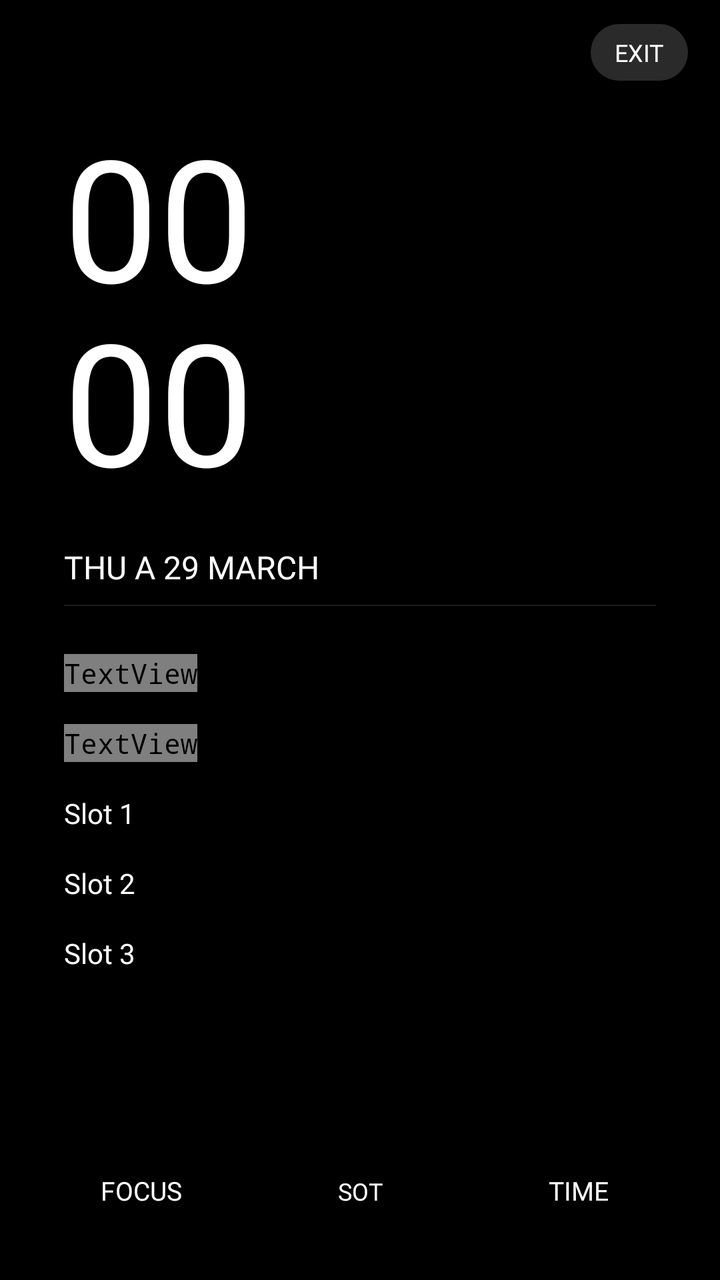
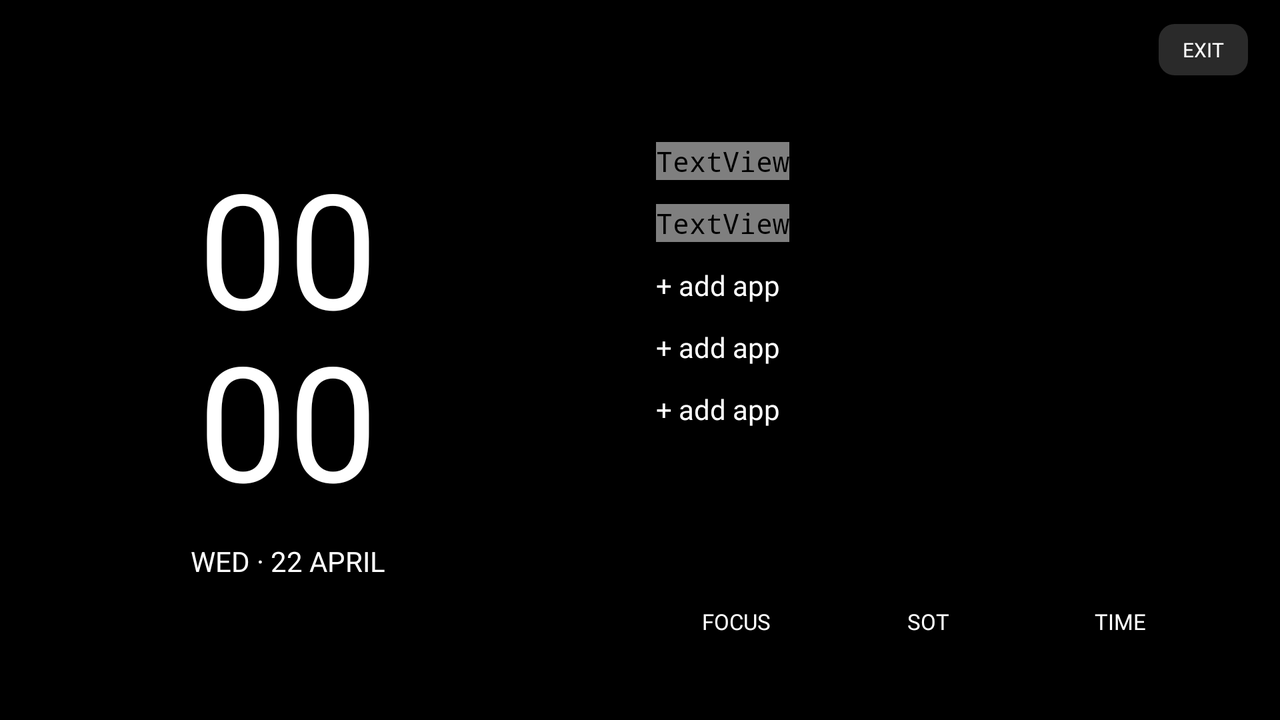

The same Android screen from two of the app's own layout files: first res/layout/ as a phone draws it, then the repository's variant for another configuration, drawn on a device whose configuration selects that folder. Both files follow.
<!-- AndroidManifest.xml: application theme Theme.MinimalistLauncher -->
<!-- res/layout/activity_main.xml -->
<?xml version="1.0" encoding="utf-8"?>
<androidx.constraintlayout.widget.ConstraintLayout
    xmlns:android="http://schemas.android.com/apk/res/android"
    xmlns:app="http://schemas.android.com/apk/res-auto"
    android:layout_width="match_parent"
    android:layout_height="match_parent"
    android:background="#000000"
    android:animateLayoutChanges="true">


    <androidx.constraintlayout.widget.Guideline
        android:id="@+id/guideTop"
        android:layout_width="wrap_content"
        android:layout_height="wrap_content"
        android:orientation="horizontal"
        app:layout_constraintGuide_percent="0.08"/>

    <androidx.constraintlayout.widget.Guideline
        android:id="@+id/guideBottom"
        android:layout_width="wrap_content"
        android:layout_height="wrap_content"
        android:orientation="horizontal"
        app:layout_constraintGuide_percent="0.92"/>

    <TextView
        android:id="@+id/btnExit"
        android:layout_width="wrap_content"
        android:layout_height="wrap_content"
        android:layout_marginEnd="16dp"
        android:layout_marginTop="12dp"
        android:paddingHorizontal="12dp"
        android:paddingVertical="6dp"
        android:background="@drawable/bg_pill"
        android:fontFamily="@font/plus_jakarta_sans_medium"

        android:text="EXIT"
        android:textColor="@color/white"

        android:textSize="12sp"
        android:tag="fixed_size"
        app:layout_constraintEnd_toEndOf="parent"
        app:layout_constraintTop_toTopOf="parent" />

    <TextView
        android:id="@+id/tvTime"
        android:tag="fixed_size"
        android:layout_width="wrap_content"
        android:layout_height="wrap_content"
        android:fontFamily="@font/plus_jakarta_sans_light"
        android:lineSpacingExtra="-8dp"
        android:text="00\n00"
        android:textColor="@color/white"
        android:textSize="85sp"
        android:gravity="center"
        android:fontFeatureSettings="tnum"
        app:layout_constraintStart_toStartOf="parent"
        app:layout_constraintEnd_toEndOf="parent"
        app:layout_constraintHorizontal_bias="0.12"
        app:layout_constraintTop_toBottomOf="@id/guideTop" />

    <TextView
        android:id="@+id/tvDate"
        android:tag="fixed_size"
        android:layout_width="wrap_content"
        android:layout_height="wrap_content"
        android:layout_marginStart="32dp"
        android:layout_marginTop="16dp"
        android:fontFamily="@font/plus_jakarta_sans"

        android:text="THU A 29 MARCH"
        android:textColor="#ffffff"
        android:textSize="16sp"
        android:alpha="1.0"
        app:layout_constraintStart_toStartOf="parent"
        app:layout_constraintTop_toBottomOf="@id/tvTime" />

    <View
        android:id="@+id/dateDivider"
        android:layout_width="0dp"
        android:layout_height="0.5dp"
        android:layout_marginStart="32dp"
        android:layout_marginTop="8dp"
        android:layout_marginEnd="32dp"
        android:background="@color/grey_1a1a1a"
        app:layout_constraintEnd_toEndOf="parent"
        app:layout_constraintStart_toStartOf="parent"
        app:layout_constraintTop_toBottomOf="@id/tvDate" />

    <TextView
        android:id="@+id/tvSOT"
        android:layout_width="wrap_content"
        android:layout_height="wrap_content"
        android:layout_marginStart="32dp"
        android:layout_marginTop="16dp"
        android:fontFamily="@font/plus_jakarta_sans"
        android:text="0m screen time"
        android:textColor="@color/text_secondary"
        android:tag="fixed_size"
        android:textSize="12sp"
        android:visibility="gone"
        app:layout_constraintStart_toStartOf="parent"
        app:layout_constraintTop_toBottomOf="@id/dateDivider" />

    <LinearLayout
        android:id="@+id/appList"
        android:layout_width="0dp"
        android:layout_height="0dp"
        android:layout_marginStart="32dp"
        android:layout_marginTop="24dp"
        android:layout_marginEnd="32dp"
        android:orientation="vertical"
        app:layout_constraintTop_toBottomOf="@id/tvSOT"
        app:layout_constraintBottom_toTopOf="@id/guideBottom"
        app:layout_constraintStart_toStartOf="parent"
        app:layout_constraintEnd_toEndOf="parent">

        <TextView
            android:id="@+id/tvAppPhone"
            android:layout_width="wrap_content"
            android:layout_height="wrap_content"
            android:layout_marginBottom="16dp"
            android:fontFamily="@font/plus_jakarta_sans_medium"
            android:tag="fixed_size"
            android:text="Phone"
            android:textColor="@color/text_secondary"

            android:textSize="14sp" />

        <TextView
            android:id="@+id/tvAppCamera"
            android:layout_width="wrap_content"
            android:layout_height="wrap_content"
            android:layout_marginBottom="16dp"
            android:fontFamily="@font/plus_jakarta_sans_medium"
            android:tag="fixed_size"
            android:text="Camera"
            android:textColor="@color/text_secondary"

            android:textSize="14sp" />

        <TextView
            android:id="@+id/tvAppSlot1"
            android:layout_width="wrap_content"
            android:layout_height="wrap_content"
            android:layout_marginBottom="16dp"
            android:fontFamily="@font/plus_jakarta_sans_medium"
            android:tag="fixed_size"
            android:text="Slot 1"
            android:textColor="@color/white"
            android:textSize="14sp" />

        <TextView
            android:id="@+id/tvAppSlot2"
            android:layout_width="wrap_content"
            android:layout_height="wrap_content"
            android:layout_marginBottom="16dp"
            android:fontFamily="@font/plus_jakarta_sans_medium"
            android:tag="fixed_size"
            android:text="Slot 2"
            android:textColor="@color/white"
            android:textSize="14sp" />

        <TextView
            android:id="@+id/tvAppSlot3"
            android:layout_width="wrap_content"
            android:layout_height="wrap_content"
            android:layout_marginBottom="16dp"
            android:fontFamily="@font/plus_jakarta_sans_medium"
            android:tag="fixed_size"
            android:text="Slot 3"
            android:textColor="@color/white"

            android:textSize="14sp" />
    </LinearLayout>

    <LinearLayout
        android:id="@+id/bottomBar"
        android:layout_width="0dp"
        android:layout_height="wrap_content"
        android:layout_marginBottom="16dp"
        android:orientation="horizontal"
        app:layout_constraintBottom_toBottomOf="parent"
        app:layout_constraintStart_toStartOf="parent"
        app:layout_constraintEnd_toEndOf="parent"
        android:background="@drawable/bg_card_premium"
        android:layout_marginHorizontal="16dp"
        android:paddingVertical="4dp">


        <TextView
            android:id="@+id/btnFocus"
            android:layout_width="0dp"
            android:layout_height="wrap_content"
            android:layout_weight="1"
            android:fontFamily="@font/plus_jakarta_sans_medium"

            android:gravity="center"
            android:padding="16dp"
            android:text="FOCUS"
            android:textColor="@color/white"
            android:textSize="13sp"

            android:tag="fixed_size" />



        <TextView
            android:id="@+id/btnSot"
            android:layout_width="0dp"
            android:layout_height="wrap_content"
            android:layout_weight="1"
            android:fontFamily="@font/plus_jakarta_sans_medium"

            android:gravity="center"
            android:padding="16dp"
            android:text="SOT"
            android:textColor="@color/white"
            android:textSize="12sp"

            android:tag="fixed_size" />



        <TextView
            android:id="@+id/btnTime"
            android:layout_width="0dp"
            android:layout_height="wrap_content"
            android:layout_weight="1"
            android:fontFamily="@font/plus_jakarta_sans_medium"

            android:gravity="center"
            android:padding="16dp"
            android:text="TIME"
            android:textColor="@color/white"
            android:textSize="13sp"

            android:tag="fixed_size" />
    </LinearLayout>

    <FrameLayout
        android:id="@+id/fullscreenTimeOverlay"
        android:layout_width="match_parent"
        android:layout_height="match_parent"
        android:background="#000000"
        android:visibility="gone"
        android:clickable="true"
        android:focusable="true">
        <LinearLayout
            android:layout_width="wrap_content"
            android:layout_height="wrap_content"
            android:layout_gravity="center"
            android:orientation="vertical"
            android:gravity="center">
            
            <TextView
                android:id="@+id/tvFullscreenTime"
                android:layout_width="wrap_content"
                android:layout_height="wrap_content"
                android:fontFamily="@font/plus_jakarta_sans_light"
                android:lineSpacingExtra="-20dp"
                android:text="00\n00"
                android:textColor="#FFFFFF"
                android:textSize="140sp"
                android:gravity="center"
                android:fontFeatureSettings="tnum"
                android:tag="fixed_size" />
                
            <TextView
                android:id="@+id/tvFullscreenDate"
                android:layout_width="wrap_content"
                android:layout_height="wrap_content"
                android:layout_marginTop="16dp"
                android:fontFamily="@font/plus_jakarta_sans_medium"
                android:text="DATE"
                android:textColor="#AAAAAA"
                android:textSize="18sp"
                android:tag="fixed_size" />
        </LinearLayout>
    </FrameLayout>

</androidx.constraintlayout.widget.ConstraintLayout>
<!-- resources referenced by this layout -->
<resources>
  <color name="grey_1a1a1a">#1a1a1a</color>
  <color name="white">#FFFFFF</color>
  <!-- drawable bg_pill (drawable) -->
  <?xml version="1.0" encoding="utf-8"?>
  <ripple xmlns:android="http://schemas.android.com/apk/res/android"
      android:color="#40FFFFFF">
      <item>
          <shape android:shape="rectangle">
              <solid android:color="@color/grey_2a2a2a" />
              <corners android:radius="100dp" />
          </shape>
      </item>
  </ripple>
  <style name="Theme.MinimalistLauncher" parent="Theme.AppCompat.NoActionBar">
          <item name="colorPrimary">#000000</item>
          <item name="colorPrimaryDark">#000000</item>
          <item name="colorAccent">#FFFFFF</item>
          <item name="android:windowBackground">#000000</item>
          <item name="android:textColor">#FFFFFF</item>
          <item name="android:fontFamily">monospace</item>
          <item name="android:windowDrawsSystemBarBackgrounds">true</item>
          <item name="android:statusBarColor">#000000</item>
          <item name="android:navigationBarColor">#000000</item>
      </style>
  <color name="grey_2a2a2a">#2a2a2a</color>
</resources>
<!-- res/layout-land/activity_main.xml (the repository's variant of the layout above) -->
<!-- drawn on the phone turned sideways -->
<?xml version="1.0" encoding="utf-8"?>
<androidx.constraintlayout.widget.ConstraintLayout
    xmlns:android="http://schemas.android.com/apk/res/android"
    xmlns:app="http://schemas.android.com/apk/res-auto"
    android:layout_width="match_parent"
    android:layout_height="match_parent"
    android:background="#000000"
    android:animateLayoutChanges="true">

    <androidx.constraintlayout.widget.Guideline
        android:id="@+id/guideCenter"
        android:layout_width="wrap_content"
        android:layout_height="wrap_content"
        android:orientation="vertical"
        app:layout_constraintGuide_percent="0.45"/>

    <TextView
        android:id="@+id/btnExit"
        android:layout_width="wrap_content"
        android:layout_height="wrap_content"
        android:layout_marginEnd="16dp"
        android:layout_marginTop="12dp"
        android:paddingHorizontal="12dp"
        android:paddingVertical="6dp"
        android:background="@drawable/bg_exit"
        android:fontFamily="@font/plus_jakarta_sans_medium"
        android:text="EXIT"
        android:textColor="@color/white"
        android:textSize="10sp"
        app:layout_constraintEnd_toEndOf="parent"
        app:layout_constraintTop_toTopOf="parent" />

    <LinearLayout
        android:id="@+id/timeContainer"
        android:layout_width="0dp"
        android:layout_height="wrap_content"
        android:orientation="vertical"
        android:gravity="center"
        app:layout_constraintStart_toStartOf="parent"
        app:layout_constraintEnd_toStartOf="@id/guideCenter"
        app:layout_constraintTop_toTopOf="parent"
        app:layout_constraintBottom_toBottomOf="parent">

        <TextView
            android:id="@+id/tvTime"
            android:layout_width="wrap_content"
            android:layout_height="wrap_content"
            android:fontFamily="@font/plus_jakarta_sans_light"
            android:lineSpacingExtra="-8dp"
            android:text="00\n00"
            android:textColor="@color/white"
            android:textSize="80sp"
            android:gravity="center"
            android:fontFeatureSettings="tnum" />

        <TextView
            android:id="@+id/tvDate"
            android:layout_width="wrap_content"
            android:layout_height="wrap_content"
            android:layout_marginTop="8dp"
            android:fontFamily="@font/plus_jakarta_sans"
            android:text="WED · 22 APRIL"
            android:textColor="#ffffff"
            android:textSize="14sp" />
    </LinearLayout>

    <LinearLayout
        android:id="@+id/appList"
        android:layout_width="0dp"
        android:layout_height="0dp"
        android:layout_marginStart="40dp"
        android:layout_marginEnd="40dp"
        android:orientation="vertical"
        android:gravity="start|center_vertical"
        app:layout_constraintStart_toEndOf="@id/guideCenter"
        app:layout_constraintEnd_toEndOf="parent"
        app:layout_constraintTop_toTopOf="parent"
        app:layout_constraintBottom_toTopOf="@id/bottomBar">

        <TextView
            android:id="@+id/tvAppPhone"
            android:layout_width="wrap_content"
            android:layout_height="wrap_content"
            android:layout_marginBottom="12dp"
            android:fontFamily="@font/plus_jakarta_sans_medium"
            android:text="Phone"
            android:textColor="@color/text_secondary"
            android:textSize="14sp" />

        <TextView
            android:id="@+id/tvAppCamera"
            android:layout_width="wrap_content"
            android:layout_height="wrap_content"
            android:layout_marginBottom="12dp"
            android:fontFamily="@font/plus_jakarta_sans_medium"
            android:text="Camera"
            android:textColor="@color/text_secondary"
            android:textSize="14sp" />

        <TextView
            android:id="@+id/tvAppSlot1"
            android:layout_width="wrap_content"
            android:layout_height="wrap_content"
            android:layout_marginBottom="12dp"
            android:fontFamily="@font/plus_jakarta_sans_medium"
            android:text="+ add app"
            android:textColor="@color/white"
            android:textSize="14sp" />

        <TextView
            android:id="@+id/tvAppSlot2"
            android:layout_width="wrap_content"
            android:layout_height="wrap_content"
            android:layout_marginBottom="12dp"
            android:fontFamily="@font/plus_jakarta_sans_medium"
            android:text="+ add app"
            android:textColor="@color/white"
            android:textSize="14sp" />

        <TextView
            android:id="@+id/tvAppSlot3"
            android:layout_width="wrap_content"
            android:layout_height="wrap_content"
            android:fontFamily="@font/plus_jakarta_sans_medium"
            android:text="+ add app"
            android:textColor="@color/white"
            android:textSize="14sp" />
    </LinearLayout>

    <LinearLayout
        android:id="@+id/bottomBar"
        android:layout_width="0dp"
        android:layout_height="wrap_content"
        android:layout_marginBottom="24dp"
        android:layout_marginHorizontal="32dp"
        android:orientation="horizontal"
        app:layout_constraintBottom_toBottomOf="parent"
        app:layout_constraintStart_toEndOf="@id/guideCenter"
        app:layout_constraintEnd_toEndOf="parent"
        android:background="@drawable/bg_card_premium"
        android:paddingVertical="4dp">

        <TextView android:id="@+id/btnFocus"
            android:layout_width="0dp"
            android:layout_height="wrap_content"
            android:layout_weight="1"
            android:fontFamily="@font/plus_jakarta_sans_medium"
            android:gravity="center"
            android:padding="14dp"
            android:text="FOCUS"
            android:textColor="@color/white"
            android:textSize="11sp"
            android:clickable="true"
            android:focusable="true"
            android:background="?attr/selectableItemBackgroundBorderless" />

        <TextView android:id="@+id/btnSot"
            android:layout_width="0dp"
            android:layout_height="wrap_content"
            android:layout_weight="1"
            android:fontFamily="@font/plus_jakarta_sans_medium"
            android:gravity="center"
            android:padding="14dp"
            android:text="SOT"
            android:textColor="@color/white"
            android:textSize="11sp"
            android:clickable="true"
            android:focusable="true"
            android:background="?attr/selectableItemBackgroundBorderless" />

        <TextView android:id="@+id/btnTime"
            android:layout_width="0dp"
            android:layout_height="wrap_content"
            android:layout_weight="1"
            android:fontFamily="@font/plus_jakarta_sans_medium"
            android:gravity="center"
            android:padding="14dp"
            android:text="TIME"
            android:textColor="@color/white"
            android:textSize="11sp"
            android:clickable="true"
            android:focusable="true"
            android:background="?attr/selectableItemBackgroundBorderless" />
    </LinearLayout>

    <FrameLayout
        android:id="@+id/fullscreenTimeOverlay"
        android:layout_width="match_parent"
        android:layout_height="match_parent"
        android:background="#000000"
        android:visibility="gone"
        android:clickable="true"
        android:focusable="true">
        <LinearLayout
            android:layout_width="wrap_content"
            android:layout_height="wrap_content"
            android:layout_gravity="center"
            android:orientation="vertical"
            android:gravity="center">
            <TextView android:id="@+id/tvFullscreenTime"
                android:layout_width="wrap_content"
                android:layout_height="wrap_content"
                android:fontFamily="@font/plus_jakarta_sans_light"
                android:lineSpacingExtra="-20dp"
                android:text="00\n00"
                android:textColor="#FFFFFF"
                android:textSize="120sp"
                android:gravity="center"
                android:fontFeatureSettings="tnum" />
            <TextView android:id="@+id/tvFullscreenDate"
                android:layout_width="wrap_content"
                android:layout_height="wrap_content"
                android:layout_marginTop="12dp"
                android:fontFamily="@font/plus_jakarta_sans_medium"
                android:text="DATE"
                android:textColor="#AAAAAA"
                android:textSize="16sp" />
        </LinearLayout>
    </FrameLayout>

</androidx.constraintlayout.widget.ConstraintLayout>
<!-- resources referenced by the variant -->
<!-- as the phone turned sideways resolves them -->
<resources>
  <color name="white">#FFFFFF</color>
  <!-- drawable bg_exit (drawable) -->
  <?xml version="1.0" encoding="utf-8"?>
  <ripple xmlns:android="http://schemas.android.com/apk/res/android"
      android:color="#40FFFFFF">
      <item>
          <shape android:shape="rectangle">
              <solid android:color="@color/grey_2a2a2a" />
              <corners android:radius="8dp" />
          </shape>
      </item>
  </ripple>
  <style name="Theme.MinimalistLauncher" parent="Theme.AppCompat.NoActionBar">
          <item name="colorPrimary">#000000</item>
          <item name="colorPrimaryDark">#000000</item>
          <item name="colorAccent">#FFFFFF</item>
          <item name="android:windowBackground">#000000</item>
          <item name="android:textColor">#FFFFFF</item>
          <item name="android:fontFamily">monospace</item>
          <item name="android:windowDrawsSystemBarBackgrounds">true</item>
          <item name="android:statusBarColor">#000000</item>
          <item name="android:navigationBarColor">#000000</item>
      </style>
  <color name="grey_2a2a2a">#2a2a2a</color>
</resources>
